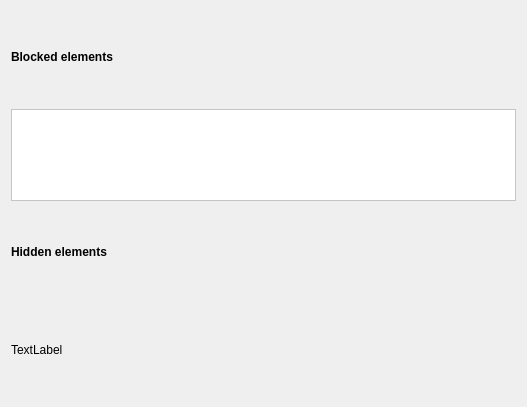
<?xml version="1.0" encoding="UTF-8"?>
<ui version="4.0">
 <class>BlockedElements</class>
 <widget class="QWidget" name="BlockedElements">
  <property name="geometry">
   <rect>
    <x>0</x>
    <y>0</y>
    <width>527</width>
    <height>407</height>
   </rect>
  </property>
  <property name="windowTitle">
   <string>Form</string>
  </property>
  <layout class="QVBoxLayout" name="verticalLayout">
   <item>
    <widget class="QLabel" name="BlockedLabel">
     <property name="text">
      <string>&lt;html&gt;&lt;head/&gt;&lt;body&gt;&lt;p&gt;&lt;span style=&quot; font-weight:600;&quot;&gt;Blocked elements&lt;/span&gt;&lt;/p&gt;&lt;/body&gt;&lt;/html&gt;</string>
     </property>
    </widget>
   </item>
   <item>
    <widget class="QFrame" name="frame">
     <property name="palette">
      <palette>
       <active>
        <colorrole role="Base">
         <brush brushstyle="SolidPattern">
          <color alpha="255">
           <red>255</red>
           <green>255</green>
           <blue>255</blue>
          </color>
         </brush>
        </colorrole>
        <colorrole role="Window">
         <brush brushstyle="SolidPattern">
          <color alpha="255">
           <red>255</red>
           <green>255</green>
           <blue>255</blue>
          </color>
         </brush>
        </colorrole>
       </active>
       <inactive>
        <colorrole role="Base">
         <brush brushstyle="SolidPattern">
          <color alpha="255">
           <red>255</red>
           <green>255</green>
           <blue>255</blue>
          </color>
         </brush>
        </colorrole>
        <colorrole role="Window">
         <brush brushstyle="SolidPattern">
          <color alpha="255">
           <red>255</red>
           <green>255</green>
           <blue>255</blue>
          </color>
         </brush>
        </colorrole>
       </inactive>
       <disabled>
        <colorrole role="Base">
         <brush brushstyle="SolidPattern">
          <color alpha="255">
           <red>255</red>
           <green>255</green>
           <blue>255</blue>
          </color>
         </brush>
        </colorrole>
        <colorrole role="Window">
         <brush brushstyle="SolidPattern">
          <color alpha="255">
           <red>255</red>
           <green>255</green>
           <blue>255</blue>
          </color>
         </brush>
        </colorrole>
       </disabled>
      </palette>
     </property>
     <property name="autoFillBackground">
      <bool>true</bool>
     </property>
     <property name="frameShape">
      <enum>QFrame::StyledPanel</enum>
     </property>
     <property name="frameShadow">
      <enum>QFrame::Raised</enum>
     </property>
    </widget>
   </item>
   <item>
    <widget class="QLabel" name="HidedLabel">
     <property name="text">
      <string>&lt;b&gt;Hidden elements&lt;/b&gt;</string>
     </property>
    </widget>
   </item>
   <item>
    <widget class="QLabel" name="label">
     <property name="text">
      <string>TextLabel</string>
     </property>
    </widget>
   </item>
  </layout>
 </widget>
 <resources/>
 <connections/>
</ui>
